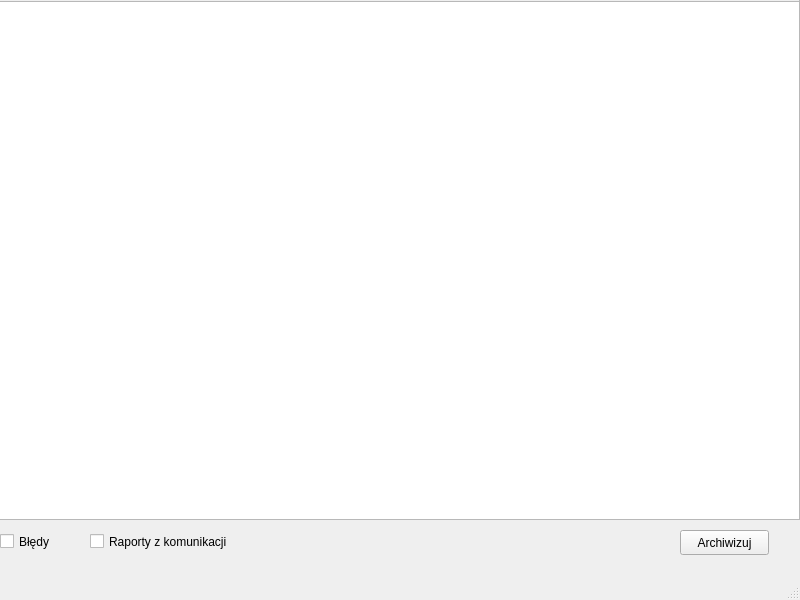
<?xml version="1.0" encoding="UTF-8"?>
<ui version="4.0">
 <class>komunikator</class>
 <widget class="QMainWindow" name="komunikator">
  <property name="geometry">
   <rect>
    <x>0</x>
    <y>0</y>
    <width>800</width>
    <height>600</height>
   </rect>
  </property>
  <property name="windowTitle">
   <string>Komunikator</string>
  </property>
  <widget class="QWidget" name="centralwidget">
   <widget class="QScrollArea" name="scrollArea">
    <property name="geometry">
     <rect>
      <x>-1</x>
      <y>-1</y>
      <width>801</width>
      <height>521</height>
     </rect>
    </property>
    <property name="widgetResizable">
     <bool>true</bool>
    </property>
    <widget class="QWidget" name="scrollAreaWidgetContents">
     <property name="geometry">
      <rect>
       <x>0</x>
       <y>0</y>
       <width>799</width>
       <height>519</height>
      </rect>
     </property>
     <widget class="QTextBrowser" name="monitorOut">
      <property name="geometry">
       <rect>
        <x>-5</x>
        <y>1</y>
        <width>811</width>
        <height>521</height>
       </rect>
      </property>
     </widget>
    </widget>
   </widget>
   <widget class="QCheckBox" name="bledyCheck">
    <property name="geometry">
     <rect>
      <x>0</x>
      <y>530</y>
      <width>92</width>
      <height>23</height>
     </rect>
    </property>
    <property name="text">
     <string>Błędy</string>
    </property>
   </widget>
   <widget class="QCheckBox" name="komCheck">
    <property name="geometry">
     <rect>
      <x>90</x>
      <y>530</y>
      <width>171</width>
      <height>23</height>
     </rect>
    </property>
    <property name="text">
     <string>Raporty z komunikacji</string>
    </property>
   </widget>
   <widget class="QPushButton" name="archiwizuj">
    <property name="geometry">
     <rect>
      <x>680</x>
      <y>530</y>
      <width>89</width>
      <height>25</height>
     </rect>
    </property>
    <property name="locale">
     <locale language="Polish" country="Poland"/>
    </property>
    <property name="text">
     <string>Archiwizuj</string>
    </property>
   </widget>
  </widget>
  <widget class="QMenuBar" name="menubar">
   <property name="geometry">
    <rect>
     <x>0</x>
     <y>0</y>
     <width>800</width>
     <height>22</height>
    </rect>
   </property>
  </widget>
  <widget class="QStatusBar" name="statusbar"/>
 </widget>
 <resources/>
 <connections/>
</ui>
